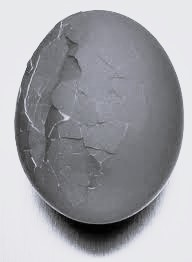
%> input picture im4.jpg, 192 x 262 px
$ octave final_pipeline_447.m   (GNU Octave 9; MATLAB toolbox functions it lacks are replaced by stand-ins)
%> lines starting %> are read from the running program, lines starting %| are printed output that depends on the picture; in (x1, y1, x2, y2) boxes, pixels count from 0 and x2, y2 are one past the last pixel; in counts of white or black regions, pixels touching at a corner belong together; the program's own positions count from 1
clear
clc
close all

originalImage = imread('../ECEN 447/final project images/im4.jpg');
%> originalImage is the input picture: size 262x192x3 uint8; mean R, G, B 159.4, 159.8, 164.9
originalImage = double(im2gray(originalImage));
%> originalImage: size 262x192 double
manualAnnotations = im2gray(imread('../ECEN 447/final project images/4DONE.png'));
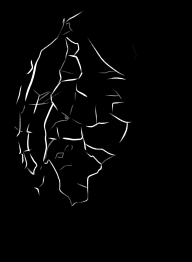
%> input picture 4DONE.png, 192 x 262 px
%> manualAnnotations: size 262x192 uint8; min 0, max 255, mean 5.2

%threshold annotations
manualAnnotations(manualAnnotations > 128) = 256;
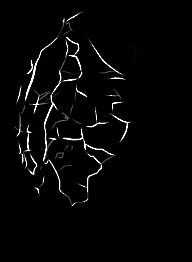
%> manualAnnotations: size 262x192 uint8; min 0, max 255, mean 6.2
manualAnnotations = edge(manualAnnotations, 'log');
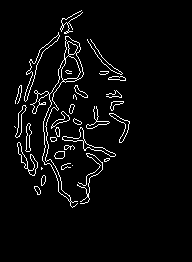
%> manualAnnotations: size 262x192 logical; 4.1% white in thin lines or dots, all inside (x1, y1, x2, y2) = (14, 10, 130, 208)

%smooth
n = 3;
mean_filter = 1/n^2 * ones(n);
smoothed = conv2(originalImage, mean_filter, 'same');

%lowpass filter for illumination correction
[M, N] = size(smoothed);
%> M = 262; N = 192
P = 2 * M;
%> P = 524
Q = 2 * N;
%> Q = 384
paddedImage = padarray(smoothed, [P-M, Q-N], 0, 'post');
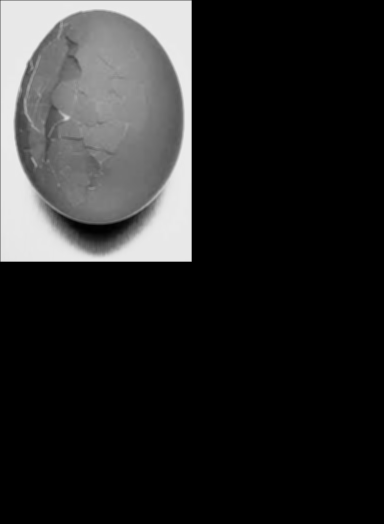
%> paddedImage: size 524x384 double; min 0, max 235.3, mean 39.7
F = fftshift(fft2(paddedImage));
D0 = 100; %cutoff freq
[u, v] = meshgrid(1:Q, 1:P);
D_uv = sqrt((u - P/2).^2 + (v - Q/2).^2);

H = 1 ./ (1 + (D_uv / D0).^2);% butterworth lowpass filter with n=1
filtered_spectrum = F .* H;
filtered_spectrum_shifted = ifftshift(filtered_spectrum);

filtered_image = abs(ifft2(filtered_spectrum_shifted));% Inverse DFT
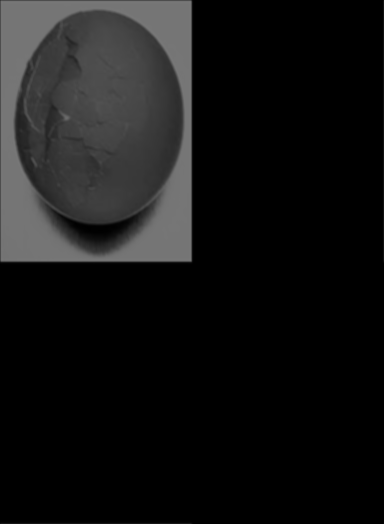
%> filtered_image: size 524x384 double; min 4.25e-08, max 120.8, mean 20.2
filtered_image = filtered_image(1:M, 1:N);
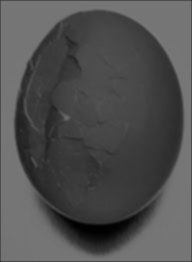
%> filtered_image: size 262x192 double; min 0.648, max 120.8, mean 80.2

corrected_im = smoothed - filtered_image;

%use laplacian of gaussian to segment edges
detectedCracks = edge(corrected_im, 'log');
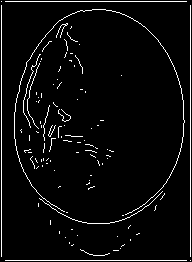
%> detectedCracks: size 262x192 logical; 4.3% white in thin lines or dots

originalImage = uint8(originalImage);
%> originalImage: size 262x192 uint8


% Manually draw freehand region of interest (ROI)
figure;
imshow(originalImage);
title('Draw Freehand Region of Interest (ROI) containing cracks');

% Allow the user to draw a freehand region around the cracks
%> (the run ends here)
